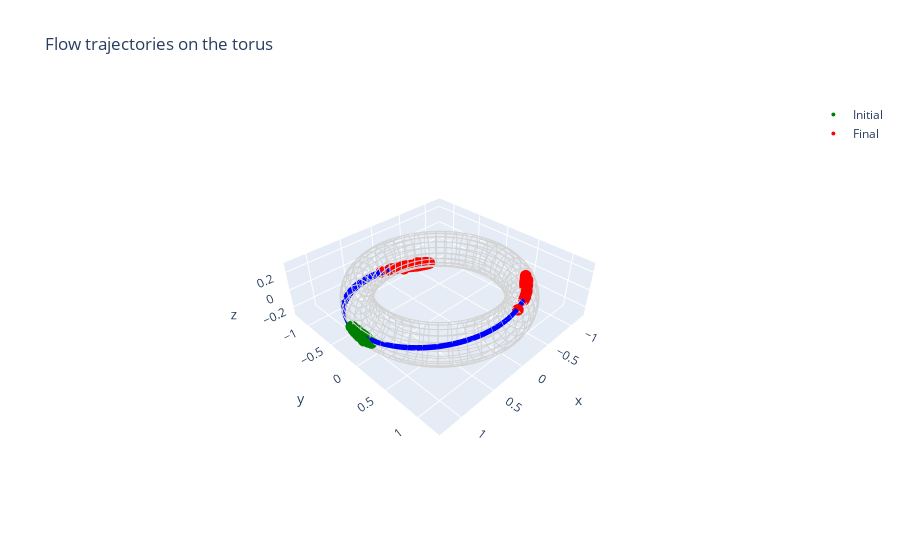

Notebook code for this chart:
### Code cell
flow_lines = []
steps, B, _ = traj_xyz.shape
for i in range(B):
    x = traj_xyz[:,i,0].detach().numpy()
    y = traj_xyz[:,i,1].detach().numpy()
    z = traj_xyz[:,i,2].detach().numpy()
    flow_lines.append(go.Scatter3d(
        x=x, y=y, z=z,
        mode='lines',
        line=dict(color='blue', width=2),
        showlegend=False
    ))

init_points = torus_to_xyz(x0)
init_scatter = go.Scatter3d(
    x=init_points[:,0].numpy(),
    y=init_points[:,1].numpy(),
    z=init_points[:,2].numpy(),
    mode='markers',
    marker=dict(size=4, color='green'),
    name='Initial'
)


final_scatter = go.Scatter3d(
    x=traj_xyz[-1, :, 0].detach().cpu().numpy(),
    y=traj_xyz[-1, :, 1].detach().cpu().numpy(),
    z=traj_xyz[-1, :, 2].detach().cpu().numpy(),
    mode='markers',
    marker=dict(size=4, color='red'),
    name='Final'
)


# Combine with previous torus wireframe + scatter
fig = go.Figure(data=torus_lines + [init_scatter, final_scatter] + flow_lines)

fig.update_layout(
    scene=dict(
        xaxis=dict(range=[-1.3,1.3]),
        yaxis=dict(range=[-1.3,1.3]),
        zaxis=dict(range=[-0.3,0.3]),
        aspectmode='manual',
        aspectratio=dict(x=1, y=1, z=0.3)
    ),
    title="Flow trajectories on the torus"
)

fig.show()
